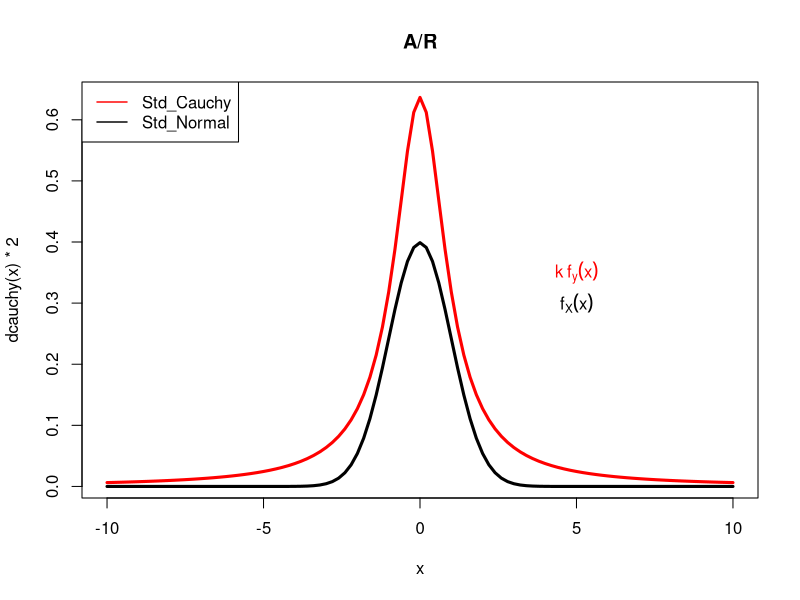
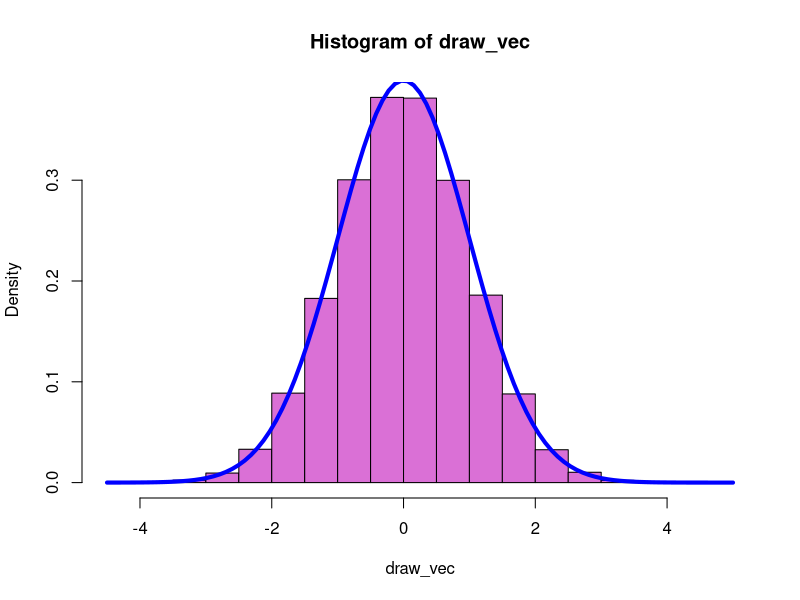

Recreate these plots in R, in order.



# Theoretically........ ---------------------------------------------------
curve(dcauchy(x) * 2,lwd=3, col='red', from=-10, to = 10)
curve(dnorm(x),add=TRUE,col="black",lwd=3, from =-10, to = 10)
text(5,0.35,labels=expression(k~f[y](x)),col='red')
text(5,0.3,labels=expression(f[X](x)),col="black")
legend(x="topleft",lty=1,lwd=1.4,col=c("red","black"),legend=c("Std_Cauchy","Std_Normal"))
title(main="A/R")

# Acceptance_Rejection_Algorithm ------------------------------------------
AR=function(dtarget,dauxiliary,rauxiliary,k){
  count=0
  E=0
  
  while(E==0){
    candidate = rauxiliary(1)
    acc_prob=dtarget(candidate)/(k*dauxiliary(candidate))
    E = sample(c(1,0),prob=c(acc_prob, 1-acc_prob),size=1)
    count=count+1
  }
  
  return(list(draw=candidate,computational_effort=count))
  
}
# Functions ---------------------------------------------------------------
q=function(x){
  dcauchy(x)
}
draw_from_q=function(n){
  rcauchy(n)
}
f=function(x){
  dnorm(x)
}
# Run the Algorithm -------------------------------------------------------
mcsize=100000
draw_vec=rep(NA,mcsize)
effort_vec=rep(NA,mcsize)
prob_vec=rep(NA,mcsize)
k = 2
for(i in 1:mcsize){
  
  DD=AR(dtarget=f,dauxiliary=q,rauxiliary=draw_from_q,k)
  draw_vec[i] = DD$draw
  effort_vec[i] = DD$computational_effort
}
# Estimate for Acceptance Probability -------------------------------------
print ('An Estimate for Acceptance Probability')
prob = 1/effort_vec
# In simulation, the Inverse of Computational Effort for each Single point should be its acceptance
#Probability, and So the Overall mean for 100,000 Such Points should give us an estimate
# for acceptance probablity
mean(1/effort_vec) 
# Graphical Behaviour of accpeted samples ---------------------------------
hist(draw_vec,freq=FALSE,col='orchid')
curve(f(x),add=TRUE,lwd=4, col='blue')


